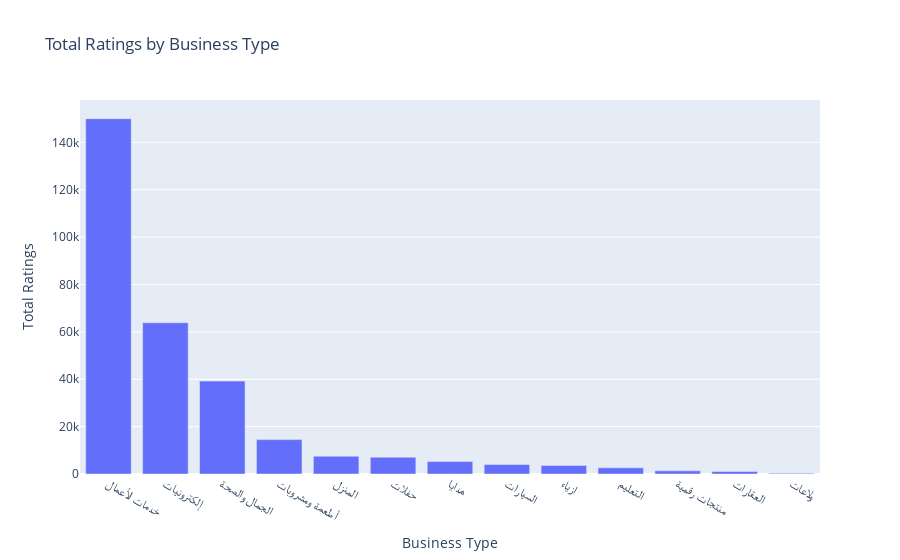

Here is the notebook cell this chart was saved with:
### Markdown cell above
### Total rating for each type

### Code cell
# Assuming your dataframe df has columns 'BusinessType' and 'rating'
# Group by BusinessType and calculate the total ratings for each type
total_ratings_per_type = df.groupby('BusinessType')['rating'].sum().reset_index()

# Create a vertical bar chart using Plotly
fig = px.bar(
    total_ratings_per_type.sort_values(by = 'rating', ascending=False),
    x='BusinessType',
    y='rating',
    labels={'BusinessType': 'Business Type', 'rating': 'Total Ratings'},
    title='Total Ratings by Business Type'
)

# Show the plot
fig.show()

### Figure 1 — Plotly figure (JSON) as saved in the notebook; plotly's stock layout.template omitted (floating-point values rounded to 4 significant figures)
{"data": [{"alignmentgroup": "True", "hovertemplate": "Business Type=%{x}<br>Total Ratings=%{y}<extra></extra>", "legendgroup": "", "marker": {"color": "#636efa", "pattern": {"shape": ""}}, "name": "", "offsetgroup": "", "orientation": "v", "showlegend": false, "textposition": "auto", "type": "bar", "x": ["خدمات الأعمال", "إلكترونيات", "الجمال والصحة", "أطعمة ومشروبات", "المنزل", "حفلات", "هدايا", "السيارات", "ازياء", "التعليم", "منتجات رقمية", "العقارات", "ولاعات"], "xaxis": "x", "y": [150006, 63845, 39228, 14521, 7490, 7094, 5240, 4021, 3568, 2598, 1340, 1063, 273], "yaxis": "y"}], "layout": {"barmode": "relative", "legend": {"tracegroupgap": 0}, "title": {"text": "Total Ratings by Business Type"}, "xaxis": {"anchor": "y", "domain": [0, 1], "title": {"text": "Business Type"}}, "yaxis": {"anchor": "x", "domain": [0, 1], "title": {"text": "Total Ratings"}}}}
